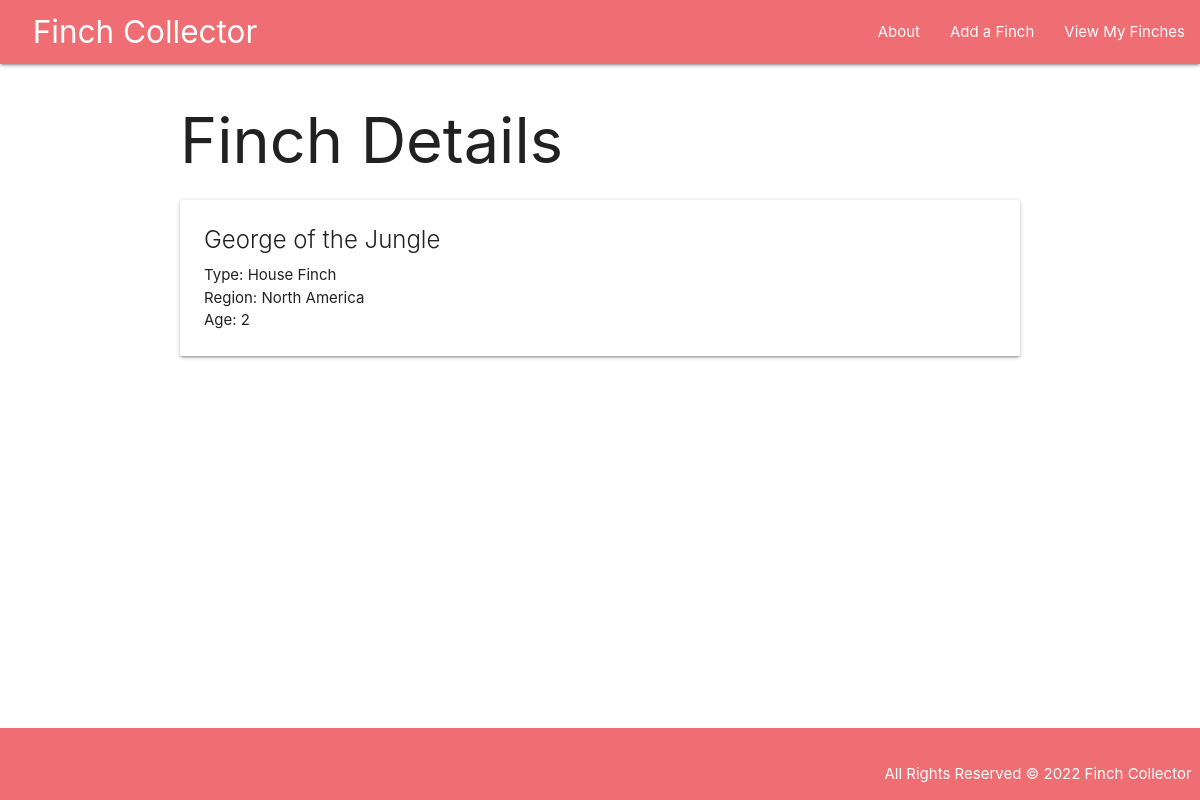
The page /finches/1/ on the database its author committed.
### main_app/models.py (models this page shows, shortened)
class Finch(models.Model):
  name = models.CharField(max_length=100)
  type = models.CharField(max_length=100)
  region = models.TextField(max_length=250)
  age = models.IntegerField()

### main_app/views.py (the view)
# urls.py: path('finches/<int:finch_id>/', views.finch_details, name='details'),
def finch_details(request, finch_id):
  finch = Finch.objects.get(id=finch_id)
  return render(request, 'finches/details.html', { 'finch': finch, 'page_name' : 'Details'})

### main_app/templates/finches/details.html
{% extends 'base.html' %}
{% block content %}
<h1>Finch Details</h1>
<div class="card">
  <div class="card-content">
    <span class="card-title">{{ finch.name }}</span>
    <p>Type: {{ finch.type }}</p>
    <p>Region: {{ finch.region }}</p>
    <p>Age: {{ finch.age }}</p>
  </div>
</div>
{% endblock %}

### main_app/static/css/style.css (style rules this page uses)
body { display: flex; flex-direction: column; min-height: 100vh; }

### rows shown on the page
Finch: name "George of the Jungle", type "House Finch", region "North America", age "2"
